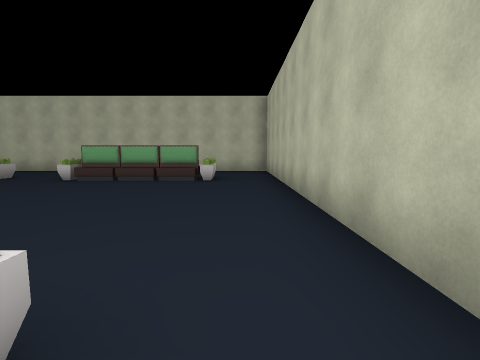
[1] (above)

24 first-person views from a walk through a scene from a Unity 3-D project. The camera is 1.4 m above the floor, tilts 6° down and sees 85° across. The floor is counted in squares, 2 m on a side. Each view is taken from the middle of a square. On the plan, view 1 faces up. The plan holds only what a view shows up to about 9 squares ahead; the rest is blank. The place goes on beyond the plan. The player character is not drawn. Door leaves are left out, so doorways stand open. Some surface patterns are stand-ins.

[2]
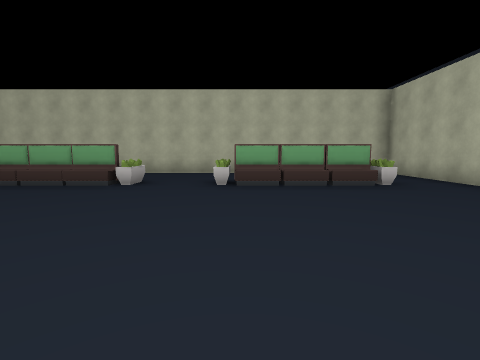

[3]
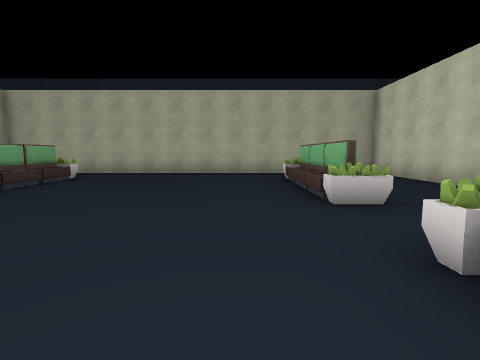

[4]
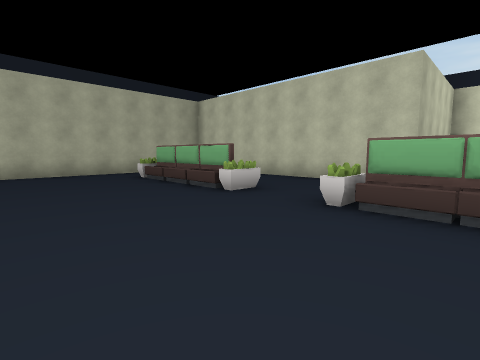

[5]
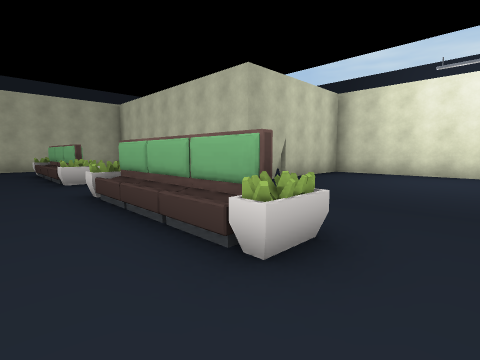

[6]
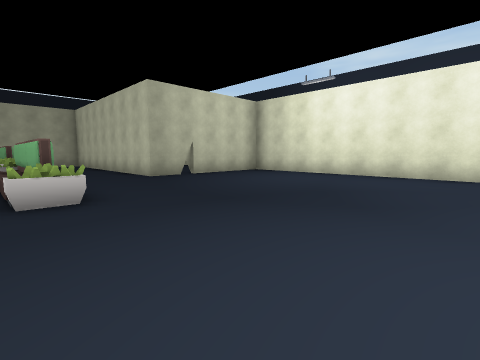

[7]
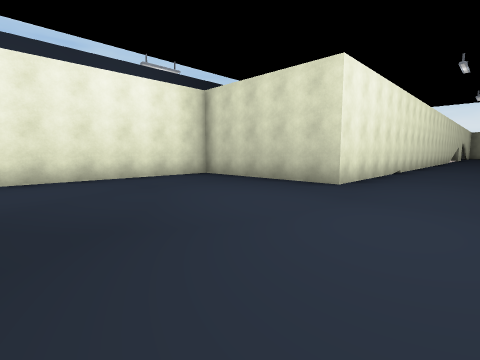

[8]
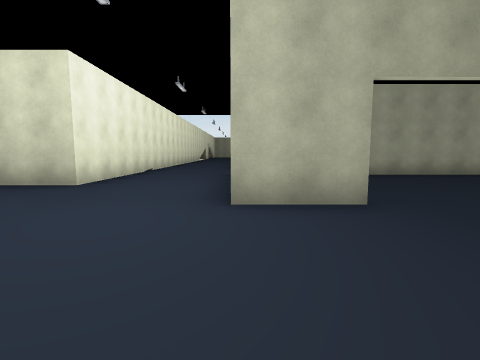

[9]
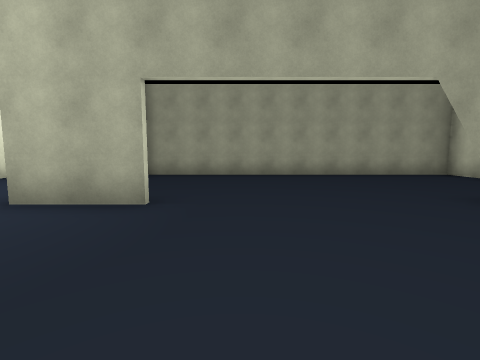

[10]
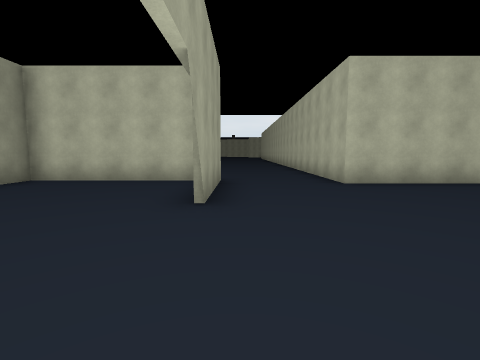

[11]
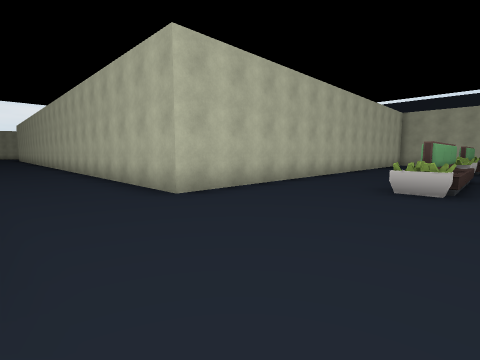

[12]
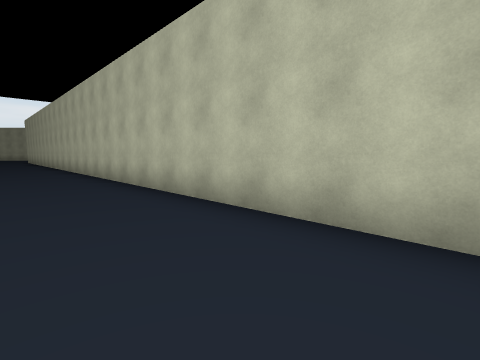

[13]
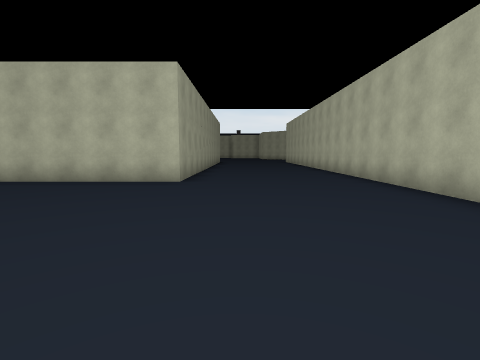

[14]
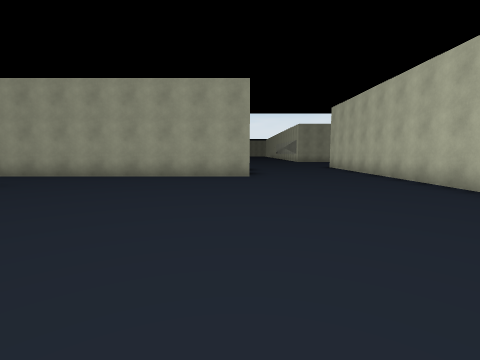

[15]
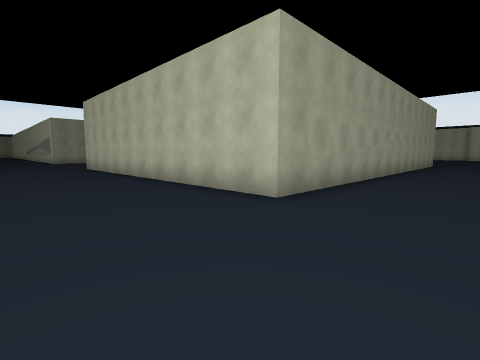

[16]
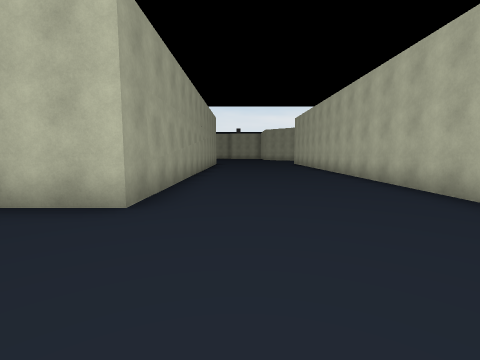

[17]
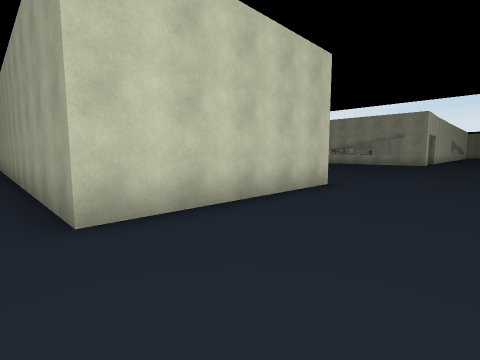

[18]
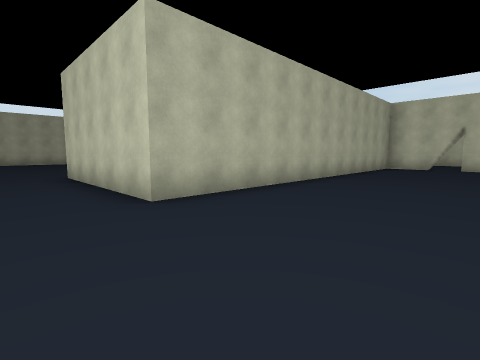

[19]
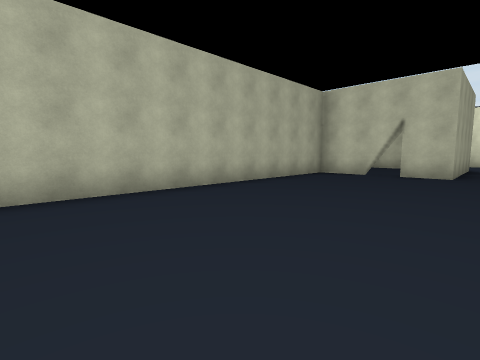

[20]
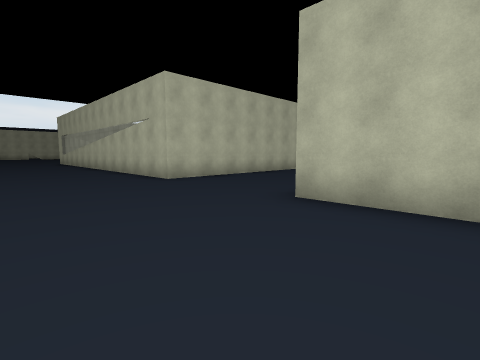

[21]
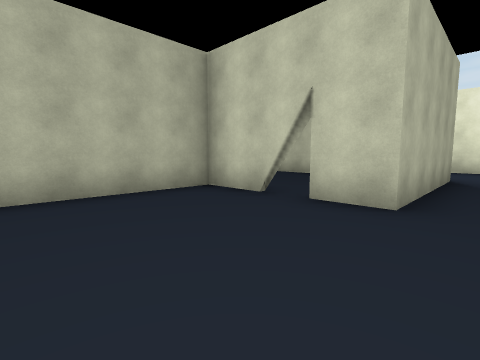

[22]
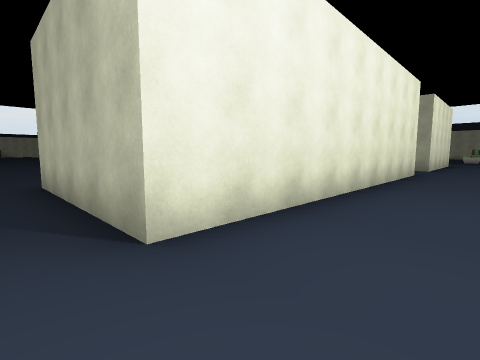

[23]
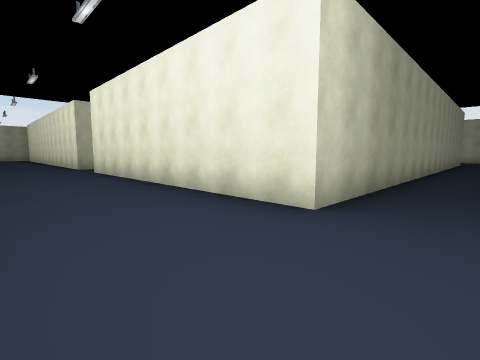

[24]
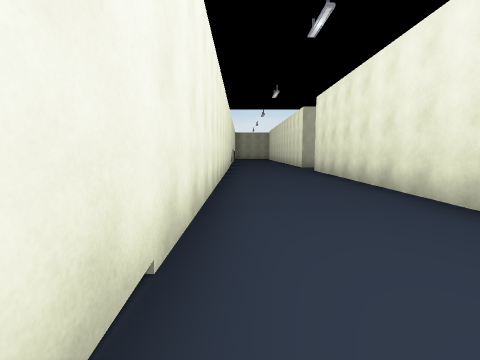

### Floor plan
Points are (right, up) in squares from view 1. A wall is a line through its corners. A room is listed if a view was taken in it or the views show most of it. See-through windows are left out.
Room 1 (views 1, 2, 3, 4, 5, 6, 7, 8, 9, 10, 11, 22, 23, 24)
walls: (-15.5, 2.8) (-15.5, 0.9); (-9.8, 0.4) (-6.6, 0.4); (-9.6, 0.3) (-8.5, 0.6); (-8.9, 0.6) (-6.7, 0.4); (-8.6, 0.4) (-7.5, 0.5); (-7.7, 6.9) (-8.8, 6.7); (-7.5, 6.7) (-9.7, 6.9); (-17.2, -7.2) (-7.4, -7.2); (-6.6, 6.8) (-9.7, 6.8); (-6.7, 7) (-6.7, 6.4); (-15.5, 10.5) (-15.5, 7); (-16.1, 10.5) (-20.2, 10.5) (-20.2, 1); (-3.6, 0.5) (-1, 0.5); (-6.7, -6.5) (-6.7, -2.5) (1, -2.5) (1, -2); (-3.4, 0.5) (-2.1, 0.3); (-25.4, 0.9) (-31.1, 0.9) (-31.1, 5.4); (-2.1, 6.4) (-2.1, 6.8) (-3.3, 6.7); (-2.1, 6.8) (-3.1, 6.9); (-4.1, 9.9) (-12.6, 9.9) (-12.6, 11.4); (-2.1, 7) (-2.1, 6.5); (-1.4, 6.8) (-4.1, 6.8); (-22.6, 12.6) (-22.6, 1.4); (1, -0.1) (1, 9.9) (0.4, 9.9); (-31.5, -2.5) (-18.4, -2.5)
low walls: (-9.7, 0.8) (-6.7, 0.8); (-6.7, 6.4) (-9.2, 6.4); (-3.6, 0.8) (-1.1, 0.8); (-1.5, 6.4) (-4.1, 6.4)
ways out: opening at (-32, 5) to room 2; opening at (-21.5, 12) to room 2; opening at (-13.5, 10.5) to room 2
objects: plant (-10, 0); plant (-10, 7); plant (-6, 0); plant (-6, 7); plant (-4, 0); plant (-1, 7)
Room 2 (views 12, 13, 14, 15, 16, 17, 18, 19, 20, 21)
walls: (-17.4, 26.5) (-17.4, 20.3) (-27.5, 20.3) (-27.5, 23.2); (-12.6, 11.4) (-12.6, 26.1); (-29.6, 5.4) (-27.5, 5.4) (-27.5, 16.3) (-22.6, 16.3) (-22.6, 12.6); (-31.1, 5.4) (-29.9, 5.4)
ways out: opening at (-32, 5) to room 1; opening at (-21.5, 12) to room 1; opening at (-13.5, 10.5) to room 1; gap at (-30, 5)

Positions as (right, up) in squares from view 1, and headings:
1: (0, 0), facing up
2: (-4, 1), facing up
3: (-8, 2), facing right
4: (-8, 4), facing down-right
5: (-11, 2), facing down-right
6: (-14, 1), facing down-right
7: (-12, 0), facing down-left
8: (-12, 1), facing left
9: (-12, 4), facing left
10: (-15, 4), facing up
11: (-15, 6), facing up-right
12: (-15, 11), facing up-right
13: (-16, 14), facing up
14: (-15, 16), facing left
15: (-15, 17), facing up-left
16: (-16, 17), facing up
17: (-22, 19), facing down-left
18: (-31, 18), facing down-right
19: (-32, 14), facing down-right
20: (-31, 14), facing up-right
21: (-32, 9), facing down-right
22: (-32, -1), facing up-right
23: (-21, -2), facing up-left
24: (-21, -2), facing left
